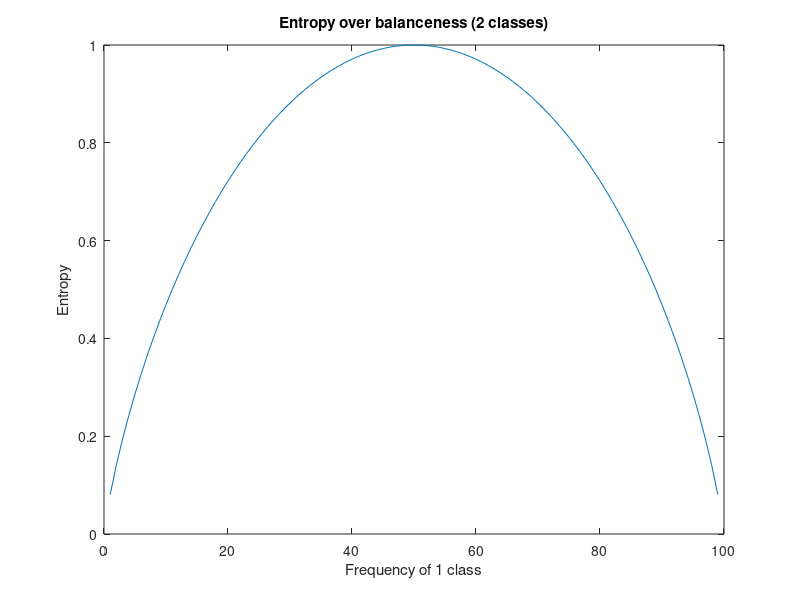

MATLAB code for this plot:
clear variables; close all; 
total = 100; 

i = 0; 
for freqA = 1 : total-1;
    
    x = [freqA, total - freqA];
    pmf = x ./ sum(x);
    
    i = i + 1; 
    ent(i) = sum(-pmf .* log(pmf)/log(2));
end

plot(ent)
title('Entropy over balanceness (2 classes)')
xlabel('Frequency of 1 class')
ylabel('Entropy')
